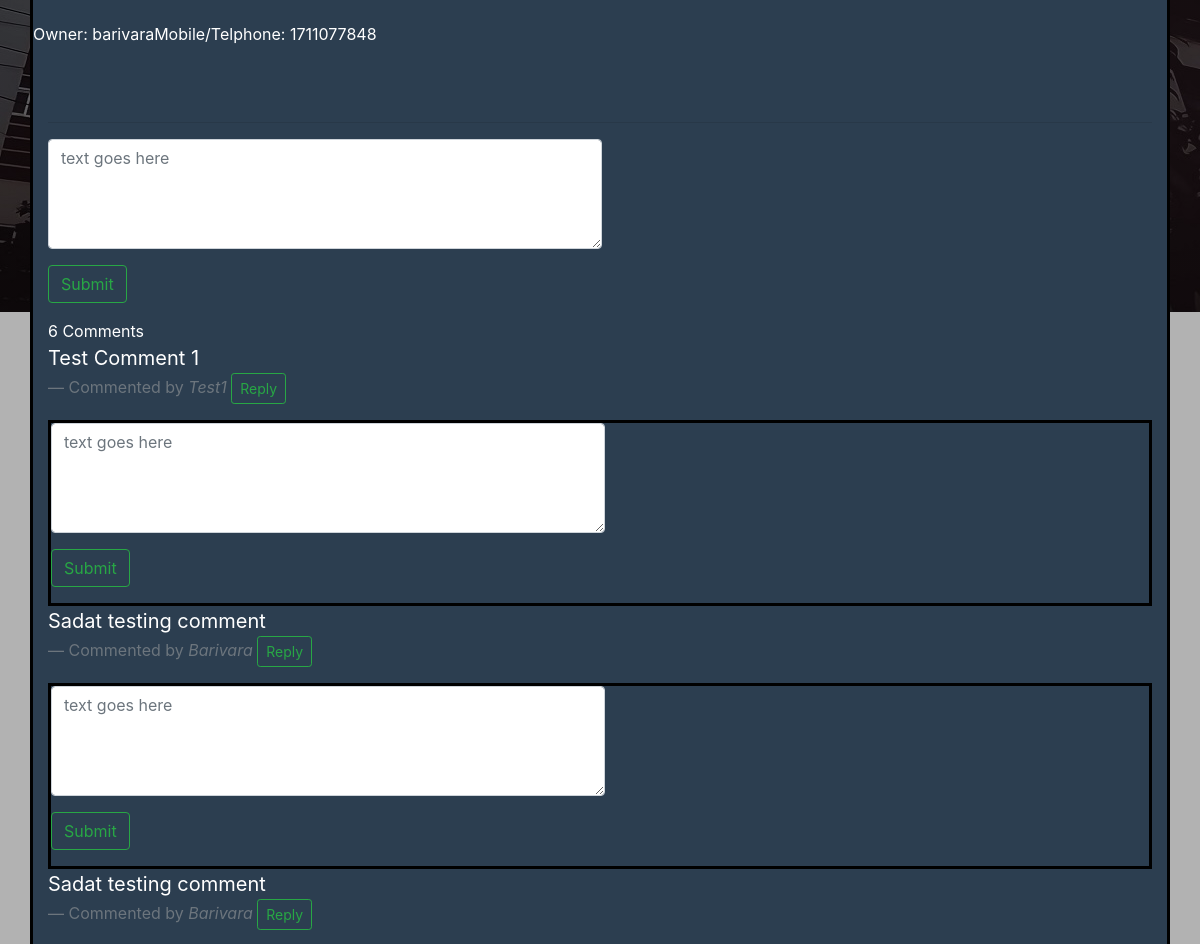
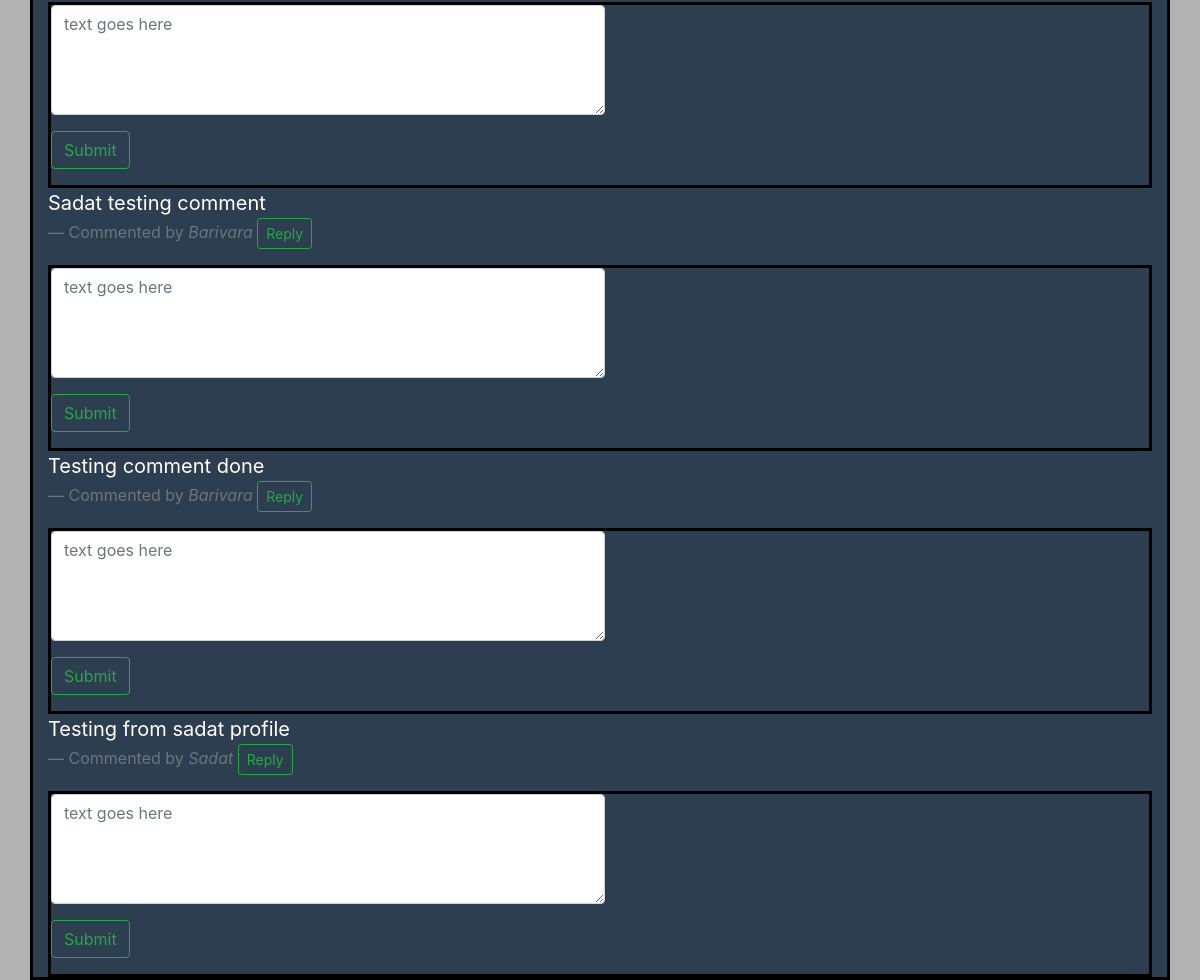
The page /BariVara/advertisement_details/3/ (lower part) on the database as committed earlier (2 pictures, top to bottom).
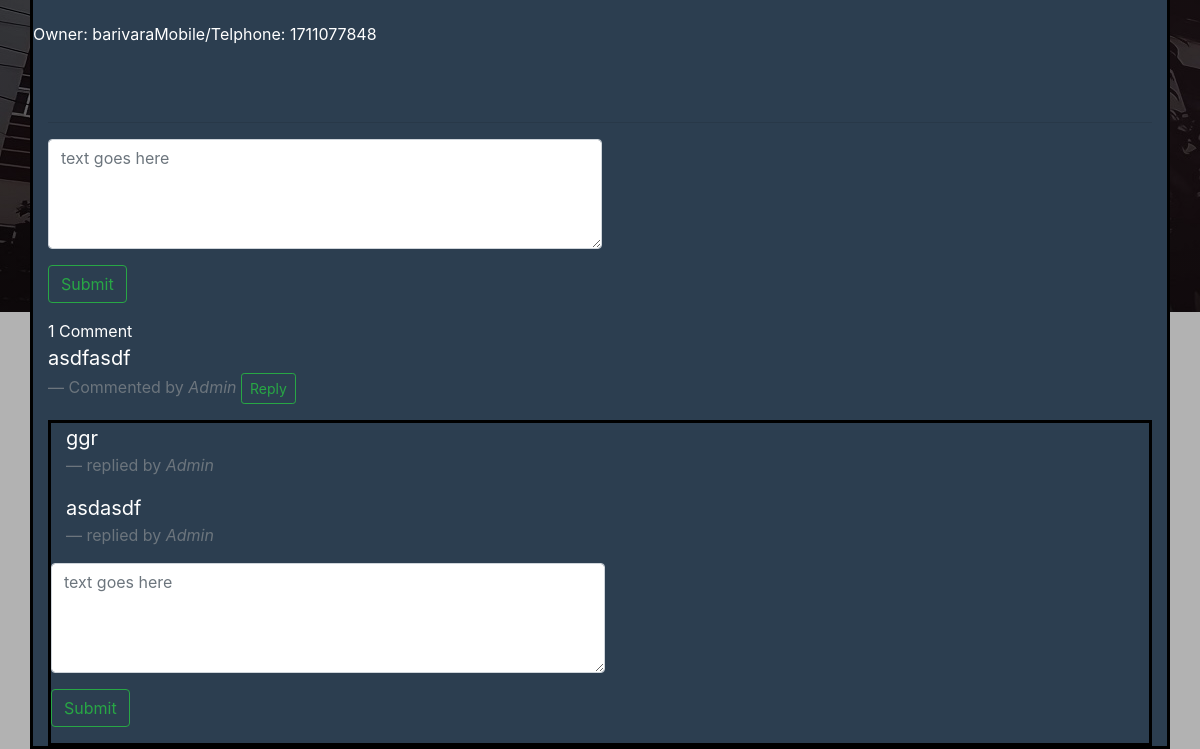
The same page on the database as committed later.
### BariVara/models.py (models this page shows, shortened)
class Comment(models.Model):
    advertisement=models.ForeignKey(advertisements,on_delete=models.CASCADE)
    user=models.ForeignKey(User,on_delete=models.CASCADE)
    reply = models.ForeignKey('Comment' , null=True , related_name = "replies" , on_delete = models.CASCADE)
    content=models.TextField(max_length=200)
    timestamp=models.DateTimeField(auto_now_add=True)

### BariVara/views.py (the view)
# urls.py: path('advertisement_details/<int:id>/', views.advertisement_details, name='advertisement_details'),
def advertisement_details(request,id):
    advertisement = get_object_or_404(advertisements, id=id)
    Comments=Comment.objects.filter(advertisement=advertisements.objects.get(id=id) , reply = None)
    if request.method=='POST':
        form=commentForm(request.POST or None)
        if form.is_valid():
            content=request.POST.get('content')
            print(content)
            reply_id = request.POST.get('comment_id')
            print(reply_id)
            comment_qs = None
            if reply_id:
                comment_qs = Comment.objects.get(id=reply_id)
            comment=Comment.objects.create(advertisement=advertisements.objects.get(id=id),user=request.user,content=content , reply = comment_qs)
            print(content)
            comment.save()
            return HttpResponseRedirect(advertisement.get_absolute_url())
    else:
        form=commentForm()
    context={
        'advertisement':advertisements.objects.get(id=id),
        'comments':Comments,
        'form':form,
        }
    return render(request,'BariVara/advertisement_details.html',context)

### BariVara/forms.py
class commentForm(forms.ModelForm):
	content = forms.CharField(label="" , widget = forms.Textarea(attrs={'class': 'form-control' , 'placeholder': 'text goes here' , 'rows':'4' , 'cols': '50'}))
	class Meta:
		model = Comment
		fields = ('content',)

### BariVara/templates/BariVara/advertisement_details.html (shortened to what this page needs)
{% extends "BariVara/Base.html" %}
{% block content %}
   <div class="container">
         <div class = "row gallery">
         <p>Owner: {{ advertisement.owner}}</p>
         <p>Mobile/Telphone: {{ advertisement.number}}</p>
         </div>
         <br>
         <hr>
         <div class="main-commment-section">
          <div class="container-fluid mt-2">
            <div class="form-group row">
              <form action ="" method="POST">
                {{ form.as_p}}
                <input type="submit" value="Submit" class="btn btn-outline-success">
              </form>
            </div>
           </div>
            {{ comments.count }} Comment{{ comments|pluralize }}
            {% for comment in comments %}
            <blockquote class="blockquote">
               <p class="mb-0">{{ comment.content }}</p>
               <footer class="blockquote-footer">Commented by <cite title="Source Title">{{ comment.user|capfirst }}</cite>
                 <button type ="button" name="button" class ="reply-btn btn btn-outline-success btn-sm">Reply</button>
               </footer>
             </blockquote>
          <div class="replied-comments container mt-2">
              {% for reply in comment.replies.all %}
               <blockquote class="blockquote">
               <p class="mb-0">{{ reply.content }}</p>
               <footer class="blockquote-footer">replied by <cite title="Source Title">{{ reply.user|capfirst }}</cite>
               </footer>
               </blockquote>
              {% endfor %}
              <div class="form-group row">
                <form action ="" method="POST">
                  {{ form.as_p}}
                  <input type="submit" value="Submit" class="btn btn-outline-success">
                </form>
              </div>
             </div>
            {% endfor %}
         </div>
   </div>
{% endblock content %}

Rows that differ between the two databases and show on the page:
removed Comment: content "Test Comment 1", user "Test1"
removed Comment: content "Sadat testing comment", user "Barivara"
removed Comment: content "Sadat testing comment", user "Barivara"
removed Comment: content "Sadat testing comment", user "Barivara"
removed Comment: content "Testing comment done", user "Barivara"
removed Comment: content "Testing from sadat profile", user "Sadat"
added Comment: content "asdfasdf", user "Admin"
added Comment: content "ggr", user "Admin", shown under "asdfasdf"
added Comment: content "asdasdf", user "Admin", shown under "asdfasdf"
Other text that changed with them:
{{ comments.count }}: "6" → "1"
